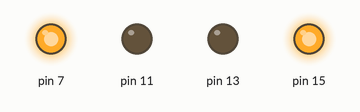
Simulated run of this program. Board: Raspberry Pi (header pin numbers). On the bench: output pins drawn as LEDs (lit = HIGH). At 5.0 s the program stops and its outputs stay as they are.

Above: at 0.1 s.
At 5.1 s:
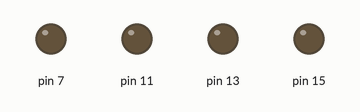
Timing chart, 0 to 6.5 s (numbered marks = the images above):
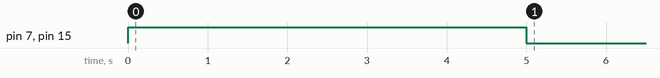

Measured:
- by itself, pin 7, pin 15: LOW → HIGH at 0.00 s, → LOW 5.0 s later

The program:

fwd_bck_motor.py
```python
import RPi.GPIO as gpio
import time

def init():
     gpio.setmode(gpio.BOARD)
     gpio.setup(7,gpio.OUT)
     gpio.setup(11,gpio.OUT)
     gpio.setup(13,gpio.OUT)
     gpio.setup(15,gpio.OUT)

def forward(tf):
    init()
    gpio.output(7,False)
    gpio.output(11,True)
    gpio.output(13,True)
    gpio.output(15,False)
    time.sleep(tf)

def reverse(tf):
    init()
    gpio.output(7,True)
    gpio.output(11,False)
    gpio.output(13,False)
    gpio.output(15,True)
    time.sleep(tf)

#forward(5)
reverse(5)

gpio.cleanup()
```
